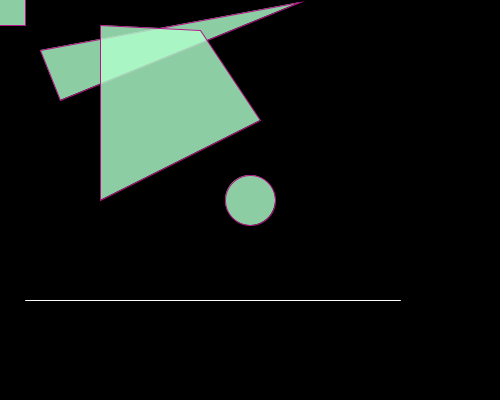
Frame 1 (no input)
Frame 60 (the mouse pressed at the canvas centre just before this capture): identical to frame 1, image omitted
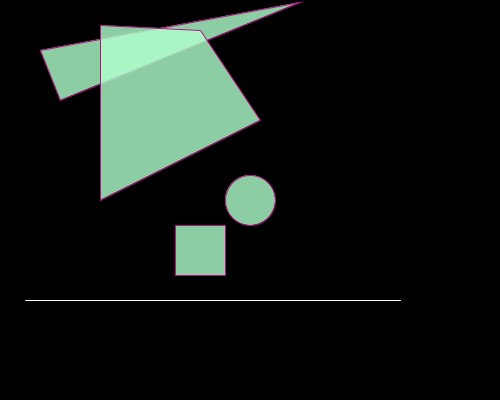
Frame 120 (the mouse held since frame 60 and released just before this capture)

The Processing sketch that drew these frames (run headless with seeded random() and noise(); from frame 60 on, the mouse is pressed at the canvas centre):

// Processing sketch: class_lecture_1010
// ── class_lecture_1010.pde
// from lecture on October 10, 2017

//int r1 = 255;
//int g1 = 234;
int b1 = 40;
boolean conditionName = true;

int white = 255;

void setup() {
  size(500,400); // center is at (250,200)
}

void draw() {
  float r1 = mouseX;
  float g1 = map(mouseY, 0,400, 0,255);
  r1 = map(mouseX,0,500, 0,255);
  
  if(mousePressed) {
    background(0);
  } else {
    background(r1,g1,r1/3);
  }

  
  
  
 
  stroke(183,18,134);
  fill(175,255,204,205);
  
  ellipse(250,200, 50,50);
  rect(mouseY-25,mouseX-25, 50,50);
  
  stroke(white);
  line(25,300, 400,300);
  
  stroke(183,18,134);
  triangle(40,50, 60,100, 300, 2);
  
  quad(100,25, 200,30, 260,120, 100,200);
  

}
